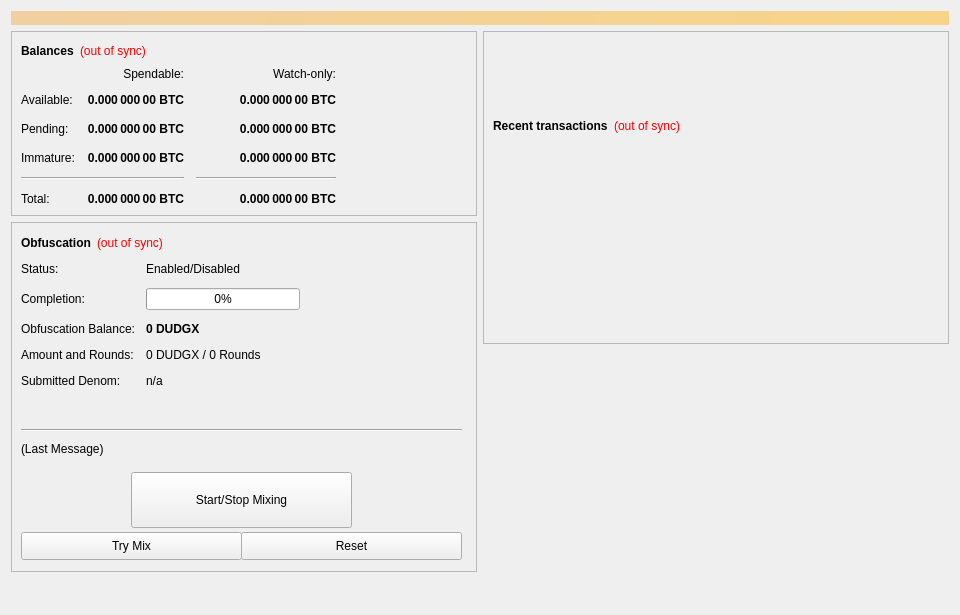
<?xml version="1.0" encoding="UTF-8"?>
<ui version="4.0">
 <class>OverviewPage</class>
 <widget class="QWidget" name="OverviewPage">
  <property name="geometry">
   <rect>
    <x>0</x>
    <y>0</y>
    <width>960</width>
    <height>615</height>
   </rect>
  </property>
  <property name="minimumSize">
   <size>
    <width>960</width>
    <height>0</height>
   </size>
  </property>
  <property name="windowTitle">
   <string>Form</string>
  </property>
  <layout class="QVBoxLayout" name="topLayout">
   <item>
    <widget class="QLabel" name="labelAlerts">
     <property name="visible">
      <bool>false</bool>
     </property>
     <property name="styleSheet">
      <string notr="true">background-color: qlineargradient(x1: 0, y1: 0, x2: 1, y2: 0, stop:0 #F0D0A0, stop:1 #F8D488); color:#000000;</string>
     </property>
     <property name="wordWrap">
      <bool>true</bool>
     </property>
     <property name="margin">
      <number>3</number>
     </property>
    </widget>
   </item>
   <item>
    <layout class="QHBoxLayout" name="horizontalLayout" stretch="1,1">
     <item>
      <layout class="QVBoxLayout" name="verticalLayout_2">
       <item>
        <widget class="QFrame" name="frame">
         <property name="frameShape">
          <enum>QFrame::StyledPanel</enum>
         </property>
         <property name="frameShadow">
          <enum>QFrame::Raised</enum>
         </property>
         <layout class="QVBoxLayout" name="verticalLayout_4">
          <item>
           <layout class="QHBoxLayout" name="horizontalLayout_4">
            <item>
             <widget class="QLabel" name="label_5">
              <property name="font">
               <font>
                <weight>75</weight>
                <bold>true</bold>
               </font>
              </property>
              <property name="text">
               <string>Balances</string>
              </property>
             </widget>
            </item>
            <item>
             <widget class="QLabel" name="labelWalletStatus">
              <property name="cursor">
               <cursorShape>WhatsThisCursor</cursorShape>
              </property>
              <property name="toolTip">
               <string>The displayed information may be out of date. Your wallet automatically synchronizes with the Dudgx network after a connection is established, but this process has not completed yet.</string>
              </property>
              <property name="styleSheet">
               <string notr="true">QLabel { color: red; }</string>
              </property>
              <property name="text">
               <string notr="true">(out of sync)</string>
              </property>
              <property name="alignment">
               <set>Qt::AlignLeading|Qt::AlignLeft|Qt::AlignVCenter</set>
              </property>
             </widget>
            </item>
            <item>
             <spacer name="horizontalSpacer_3">
              <property name="orientation">
               <enum>Qt::Horizontal</enum>
              </property>
              <property name="sizeHint" stdset="0">
               <size>
                <width>40</width>
                <height>20</height>
               </size>
              </property>
             </spacer>
            </item>
           </layout>
          </item>
          <item>
           <layout class="QGridLayout" name="gridLayout">
            <property name="spacing">
             <number>12</number>
            </property>
            <item row="2" column="2">
             <widget class="QLabel" name="labelWatchPending">
              <property name="font">
               <font>
                <weight>75</weight>
                <bold>true</bold>
               </font>
              </property>
              <property name="cursor">
               <cursorShape>IBeamCursor</cursorShape>
              </property>
              <property name="toolTip">
               <string>Unconfirmed transactions to watch-only addresses</string>
              </property>
              <property name="text">
               <string notr="true">0.000 000 00 BTC</string>
              </property>
              <property name="alignment">
               <set>Qt::AlignRight|Qt::AlignTrailing|Qt::AlignVCenter</set>
              </property>
              <property name="textInteractionFlags">
               <set>Qt::LinksAccessibleByMouse|Qt::TextSelectableByKeyboard|Qt::TextSelectableByMouse</set>
              </property>
             </widget>
            </item>
            <item row="2" column="1">
             <widget class="QLabel" name="labelUnconfirmed">
              <property name="font">
               <font>
                <weight>75</weight>
                <bold>true</bold>
               </font>
              </property>
              <property name="cursor">
               <cursorShape>IBeamCursor</cursorShape>
              </property>
              <property name="toolTip">
               <string>Total of transactions that have yet to be confirmed, and do not yet count toward the spendable balance</string>
              </property>
              <property name="text">
               <string notr="true">0.000 000 00 BTC</string>
              </property>
              <property name="alignment">
               <set>Qt::AlignRight|Qt::AlignTrailing|Qt::AlignVCenter</set>
              </property>
              <property name="textInteractionFlags">
               <set>Qt::LinksAccessibleByMouse|Qt::TextSelectableByKeyboard|Qt::TextSelectableByMouse</set>
              </property>
             </widget>
            </item>
            <item row="3" column="2">
             <widget class="QLabel" name="labelWatchImmature">
              <property name="font">
               <font>
                <weight>75</weight>
                <bold>true</bold>
               </font>
              </property>
              <property name="cursor">
               <cursorShape>IBeamCursor</cursorShape>
              </property>
              <property name="toolTip">
               <string>Staked or masternode rewards in watch-only addresses that has not yet matured</string>
              </property>
              <property name="text">
               <string notr="true">0.000 000 00 BTC</string>
              </property>
              <property name="alignment">
               <set>Qt::AlignRight|Qt::AlignTrailing|Qt::AlignVCenter</set>
              </property>
              <property name="textInteractionFlags">
               <set>Qt::LinksAccessibleByMouse|Qt::TextSelectableByKeyboard|Qt::TextSelectableByMouse</set>
              </property>
             </widget>
            </item>
            <item row="4" column="0" colspan="2">
             <widget class="Line" name="lineSpendableBalance">
              <property name="orientation">
               <enum>Qt::Horizontal</enum>
              </property>
             </widget>
            </item>
            <item row="4" column="2">
             <widget class="Line" name="lineWatchBalance">
              <property name="sizePolicy">
               <sizepolicy hsizetype="Preferred" vsizetype="Fixed">
                <horstretch>0</horstretch>
                <verstretch>0</verstretch>
               </sizepolicy>
              </property>
              <property name="minimumSize">
               <size>
                <width>140</width>
                <height>0</height>
               </size>
              </property>
              <property name="orientation">
               <enum>Qt::Horizontal</enum>
              </property>
             </widget>
            </item>
            <item row="5" column="0">
             <widget class="QLabel" name="labelTotalText">
              <property name="text">
               <string>Total:</string>
              </property>
             </widget>
            </item>
            <item row="3" column="1">
             <widget class="QLabel" name="labelImmature">
              <property name="font">
               <font>
                <weight>75</weight>
                <bold>true</bold>
               </font>
              </property>
              <property name="cursor">
               <cursorShape>IBeamCursor</cursorShape>
              </property>
              <property name="toolTip">
               <string>Staked or masternode rewards that has not yet matured</string>
              </property>
              <property name="text">
               <string notr="true">0.000 000 00 BTC</string>
              </property>
              <property name="alignment">
               <set>Qt::AlignRight|Qt::AlignTrailing|Qt::AlignVCenter</set>
              </property>
              <property name="textInteractionFlags">
               <set>Qt::LinksAccessibleByMouse|Qt::TextSelectableByKeyboard|Qt::TextSelectableByMouse</set>
              </property>
             </widget>
            </item>
            <item row="2" column="3">
             <spacer name="horizontalSpacer_2">
              <property name="orientation">
               <enum>Qt::Horizontal</enum>
              </property>
              <property name="sizeHint" stdset="0">
               <size>
                <width>40</width>
                <height>20</height>
               </size>
              </property>
             </spacer>
            </item>
            <item row="3" column="0">
             <widget class="QLabel" name="labelImmatureText">
              <property name="text">
               <string>Immature:</string>
              </property>
             </widget>
            </item>
            <item row="5" column="1">
             <widget class="QLabel" name="labelTotal">
              <property name="font">
               <font>
                <weight>75</weight>
                <bold>true</bold>
               </font>
              </property>
              <property name="cursor">
               <cursorShape>IBeamCursor</cursorShape>
              </property>
              <property name="toolTip">
               <string>Your current total balance</string>
              </property>
              <property name="text">
               <string notr="true">0.000 000 00 BTC</string>
              </property>
              <property name="alignment">
               <set>Qt::AlignRight|Qt::AlignTrailing|Qt::AlignVCenter</set>
              </property>
              <property name="textInteractionFlags">
               <set>Qt::LinksAccessibleByMouse|Qt::TextSelectableByKeyboard|Qt::TextSelectableByMouse</set>
              </property>
             </widget>
            </item>
            <item row="5" column="2">
             <widget class="QLabel" name="labelWatchTotal">
              <property name="font">
               <font>
                <weight>75</weight>
                <bold>true</bold>
               </font>
              </property>
              <property name="cursor">
               <cursorShape>IBeamCursor</cursorShape>
              </property>
              <property name="toolTip">
               <string>Current total balance in watch-only addresses</string>
              </property>
              <property name="text">
               <string notr="true">0.000 000 00 BTC</string>
              </property>
              <property name="alignment">
               <set>Qt::AlignRight|Qt::AlignTrailing|Qt::AlignVCenter</set>
              </property>
              <property name="textInteractionFlags">
               <set>Qt::LinksAccessibleByMouse|Qt::TextSelectableByKeyboard|Qt::TextSelectableByMouse</set>
              </property>
             </widget>
            </item>
            <item row="0" column="2">
             <widget class="QLabel" name="labelWatchonly">
              <property name="text">
               <string>Watch-only:</string>
              </property>
              <property name="alignment">
               <set>Qt::AlignRight|Qt::AlignTrailing|Qt::AlignVCenter</set>
              </property>
             </widget>
            </item>
            <item row="1" column="0">
             <widget class="QLabel" name="labelBalanceText">
              <property name="text">
               <string>Available:</string>
              </property>
             </widget>
            </item>
            <item row="1" column="1">
             <widget class="QLabel" name="labelBalance">
              <property name="font">
               <font>
                <weight>75</weight>
                <bold>true</bold>
               </font>
              </property>
              <property name="cursor">
               <cursorShape>IBeamCursor</cursorShape>
              </property>
              <property name="toolTip">
               <string>Your current spendable balance</string>
              </property>
              <property name="text">
               <string notr="true">0.000 000 00 BTC</string>
              </property>
              <property name="alignment">
               <set>Qt::AlignRight|Qt::AlignTrailing|Qt::AlignVCenter</set>
              </property>
              <property name="textInteractionFlags">
               <set>Qt::LinksAccessibleByMouse|Qt::TextSelectableByKeyboard|Qt::TextSelectableByMouse</set>
              </property>
             </widget>
            </item>
            <item row="1" column="2">
             <widget class="QLabel" name="labelWatchAvailable">
              <property name="font">
               <font>
                <weight>75</weight>
                <bold>true</bold>
               </font>
              </property>
              <property name="cursor">
               <cursorShape>IBeamCursor</cursorShape>
              </property>
              <property name="toolTip">
               <string>Your current balance in watch-only addresses</string>
              </property>
              <property name="text">
               <string notr="true">0.000 000 00 BTC</string>
              </property>
              <property name="alignment">
               <set>Qt::AlignRight|Qt::AlignTrailing|Qt::AlignVCenter</set>
              </property>
              <property name="textInteractionFlags">
               <set>Qt::LinksAccessibleByMouse|Qt::TextSelectableByKeyboard|Qt::TextSelectableByMouse</set>
              </property>
             </widget>
            </item>
            <item row="2" column="0">
             <widget class="QLabel" name="labelPendingText">
              <property name="text">
               <string>Pending:</string>
              </property>
             </widget>
            </item>
            <item row="0" column="1">
             <widget class="QLabel" name="labelSpendable">
              <property name="text">
               <string>Spendable:</string>
              </property>
              <property name="alignment">
               <set>Qt::AlignRight|Qt::AlignTrailing|Qt::AlignVCenter</set>
              </property>
             </widget>
            </item>
           </layout>
          </item>
         </layout>
        </widget>
       </item>
       <item>
        <widget class="QFrame" name="frameObfuscation">
         <property name="minimumSize">
          <size>
           <width>0</width>
           <height>350</height>
          </size>
         </property>
         <property name="layoutDirection">
          <enum>Qt::LeftToRight</enum>
         </property>
         <property name="frameShape">
          <enum>QFrame::StyledPanel</enum>
         </property>
         <property name="frameShadow">
          <enum>QFrame::Raised</enum>
         </property>
         <widget class="QWidget" name="formLayoutWidget">
          <property name="geometry">
           <rect>
            <x>10</x>
            <y>40</y>
            <width>451</width>
            <height>161</height>
           </rect>
          </property>
          <layout class="QFormLayout" name="formLayout">
           <property name="fieldGrowthPolicy">
            <enum>QFormLayout::AllNonFixedFieldsGrow</enum>
           </property>
           <property name="horizontalSpacing">
            <number>11</number>
           </property>
           <property name="verticalSpacing">
            <number>12</number>
           </property>
           <item row="0" column="0">
            <widget class="QLabel" name="label_6">
             <property name="text">
              <string>Status:</string>
             </property>
            </widget>
           </item>
           <item row="1" column="0">
            <widget class="QLabel" name="label_7">
             <property name="text">
              <string>Completion:</string>
             </property>
            </widget>
           </item>
           <item row="1" column="1">
            <widget class="QProgressBar" name="obfuscationProgress">
             <property name="maximumSize">
              <size>
               <width>154</width>
               <height>16777215</height>
              </size>
             </property>
             <property name="value">
              <number>0</number>
             </property>
            </widget>
           </item>
           <item row="2" column="0">
            <widget class="QLabel" name="labelAnonymizedText">
             <property name="text">
              <string>Obfuscation Balance:</string>
             </property>
            </widget>
           </item>
           <item row="2" column="1">
            <widget class="QLabel" name="labelAnonymized">
             <property name="font">
              <font>
               <weight>75</weight>
               <bold>true</bold>
              </font>
             </property>
             <property name="text">
              <string notr="true">0 DUDGX</string>
             </property>
            </widget>
           </item>
           <item row="3" column="0">
            <widget class="QLabel" name="label_8">
             <property name="text">
              <string>Amount and Rounds:</string>
             </property>
            </widget>
           </item>
           <item row="3" column="1">
            <widget class="QLabel" name="labelAmountRounds">
             <property name="text">
              <string>0 DUDGX / 0 Rounds</string>
             </property>
            </widget>
           </item>
           <item row="4" column="0">
            <widget class="QLabel" name="label_9">
             <property name="text">
              <string>Submitted Denom:</string>
             </property>
            </widget>
           </item>
           <item row="4" column="1">
            <widget class="QLabel" name="labelSubmittedDenom">
             <property name="toolTip">
              <string>The denominations you submitted to the Masternode.&lt;br&gt;To mix, other users must submit the exact same denominations.</string>
             </property>
             <property name="text">
              <string>n/a</string>
             </property>
            </widget>
           </item>
           <item row="0" column="1">
            <widget class="QLabel" name="obfuscationEnabled">
             <property name="text">
              <string>Enabled/Disabled</string>
             </property>
            </widget>
           </item>
          </layout>
         </widget>
         <widget class="QPushButton" name="runAutoDenom">
          <property name="geometry">
           <rect>
            <x>251</x>
            <y>17</y>
            <width>1</width>
            <height>1</height>
           </rect>
          </property>
          <property name="palette">
           <palette>
            <active>
             <colorrole role="WindowText">
              <brush brushstyle="SolidPattern">
               <color alpha="255">
                <red>0</red>
                <green>0</green>
                <blue>0</blue>
               </color>
              </brush>
             </colorrole>
             <colorrole role="Button">
              <brush brushstyle="SolidPattern">
               <color alpha="255">
                <red>239</red>
                <green>238</green>
                <blue>238</blue>
               </color>
              </brush>
             </colorrole>
             <colorrole role="Light">
              <brush brushstyle="SolidPattern">
               <color alpha="255">
                <red>255</red>
                <green>255</green>
                <blue>255</blue>
               </color>
              </brush>
             </colorrole>
             <colorrole role="Midlight">
              <brush brushstyle="SolidPattern">
               <color alpha="255">
                <red>247</red>
                <green>246</green>
                <blue>246</blue>
               </color>
              </brush>
             </colorrole>
             <colorrole role="Dark">
              <brush brushstyle="SolidPattern">
               <color alpha="255">
                <red>119</red>
                <green>119</green>
                <blue>119</blue>
               </color>
              </brush>
             </colorrole>
             <colorrole role="Mid">
              <brush brushstyle="SolidPattern">
               <color alpha="255">
                <red>159</red>
                <green>159</green>
                <blue>159</blue>
               </color>
              </brush>
             </colorrole>
             <colorrole role="Text">
              <brush brushstyle="SolidPattern">
               <color alpha="255">
                <red>0</red>
                <green>0</green>
                <blue>0</blue>
               </color>
              </brush>
             </colorrole>
             <colorrole role="BrightText">
              <brush brushstyle="SolidPattern">
               <color alpha="255">
                <red>255</red>
                <green>255</green>
                <blue>255</blue>
               </color>
              </brush>
             </colorrole>
             <colorrole role="ButtonText">
              <brush brushstyle="SolidPattern">
               <color alpha="255">
                <red>0</red>
                <green>0</green>
                <blue>0</blue>
               </color>
              </brush>
             </colorrole>
             <colorrole role="Base">
              <brush brushstyle="SolidPattern">
               <color alpha="255">
                <red>255</red>
                <green>255</green>
                <blue>255</blue>
               </color>
              </brush>
             </colorrole>
             <colorrole role="Window">
              <brush brushstyle="SolidPattern">
               <color alpha="255">
                <red>239</red>
                <green>238</green>
                <blue>238</blue>
               </color>
              </brush>
             </colorrole>
             <colorrole role="Shadow">
              <brush brushstyle="SolidPattern">
               <color alpha="255">
                <red>0</red>
                <green>0</green>
                <blue>0</blue>
               </color>
              </brush>
             </colorrole>
             <colorrole role="AlternateBase">
              <brush brushstyle="SolidPattern">
               <color alpha="255">
                <red>247</red>
                <green>246</green>
                <blue>246</blue>
               </color>
              </brush>
             </colorrole>
             <colorrole role="ToolTipBase">
              <brush brushstyle="SolidPattern">
               <color alpha="255">
                <red>255</red>
                <green>255</green>
                <blue>220</blue>
               </color>
              </brush>
             </colorrole>
             <colorrole role="ToolTipText">
              <brush brushstyle="SolidPattern">
               <color alpha="255">
                <red>0</red>
                <green>0</green>
                <blue>0</blue>
               </color>
              </brush>
             </colorrole>
            </active>
            <inactive>
             <colorrole role="WindowText">
              <brush brushstyle="SolidPattern">
               <color alpha="255">
                <red>0</red>
                <green>0</green>
                <blue>0</blue>
               </color>
              </brush>
             </colorrole>
             <colorrole role="Button">
              <brush brushstyle="SolidPattern">
               <color alpha="255">
                <red>239</red>
                <green>238</green>
                <blue>238</blue>
               </color>
              </brush>
             </colorrole>
             <colorrole role="Light">
              <brush brushstyle="SolidPattern">
               <color alpha="255">
                <red>255</red>
                <green>255</green>
                <blue>255</blue>
               </color>
              </brush>
             </colorrole>
             <colorrole role="Midlight">
              <brush brushstyle="SolidPattern">
               <color alpha="255">
                <red>247</red>
                <green>246</green>
                <blue>246</blue>
               </color>
              </brush>
             </colorrole>
             <colorrole role="Dark">
              <brush brushstyle="SolidPattern">
               <color alpha="255">
                <red>119</red>
                <green>119</green>
                <blue>119</blue>
               </color>
              </brush>
             </colorrole>
             <colorrole role="Mid">
              <brush brushstyle="SolidPattern">
               <color alpha="255">
                <red>159</red>
                <green>159</green>
                <blue>159</blue>
               </color>
              </brush>
             </colorrole>
             <colorrole role="Text">
              <brush brushstyle="SolidPattern">
               <color alpha="255">
                <red>0</red>
                <green>0</green>
                <blue>0</blue>
               </color>
              </brush>
             </colorrole>
             <colorrole role="BrightText">
              <brush brushstyle="SolidPattern">
               <color alpha="255">
                <red>255</red>
                <green>255</green>
                <blue>255</blue>
               </color>
              </brush>
             </colorrole>
             <colorrole role="ButtonText">
              <brush brushstyle="SolidPattern">
               <color alpha="255">
                <red>0</red>
                <green>0</green>
                <blue>0</blue>
               </color>
              </brush>
             </colorrole>
             <colorrole role="Base">
              <brush brushstyle="SolidPattern">
               <color alpha="255">
                <red>255</red>
                <green>255</green>
                <blue>255</blue>
               </color>
              </brush>
             </colorrole>
             <colorrole role="Window">
              <brush brushstyle="SolidPattern">
               <color alpha="255">
                <red>239</red>
                <green>238</green>
                <blue>238</blue>
               </color>
              </brush>
             </colorrole>
             <colorrole role="Shadow">
              <brush brushstyle="SolidPattern">
               <color alpha="255">
                <red>0</red>
                <green>0</green>
                <blue>0</blue>
               </color>
              </brush>
             </colorrole>
             <colorrole role="AlternateBase">
              <brush brushstyle="SolidPattern">
               <color alpha="255">
                <red>247</red>
                <green>246</green>
                <blue>246</blue>
               </color>
              </brush>
             </colorrole>
             <colorrole role="ToolTipBase">
              <brush brushstyle="SolidPattern">
               <color alpha="255">
                <red>255</red>
                <green>255</green>
                <blue>220</blue>
               </color>
              </brush>
             </colorrole>
             <colorrole role="ToolTipText">
              <brush brushstyle="SolidPattern">
               <color alpha="255">
                <red>0</red>
                <green>0</green>
                <blue>0</blue>
               </color>
              </brush>
             </colorrole>
            </inactive>
            <disabled>
             <colorrole role="WindowText">
              <brush brushstyle="SolidPattern">
               <color alpha="255">
                <red>119</red>
                <green>119</green>
                <blue>119</blue>
               </color>
              </brush>
             </colorrole>
             <colorrole role="Button">
              <brush brushstyle="SolidPattern">
               <color alpha="255">
                <red>239</red>
                <green>238</green>
                <blue>238</blue>
               </color>
              </brush>
             </colorrole>
             <colorrole role="Light">
              <brush brushstyle="SolidPattern">
               <color alpha="255">
                <red>255</red>
                <green>255</green>
                <blue>255</blue>
               </color>
              </brush>
             </colorrole>
             <colorrole role="Midlight">
              <brush brushstyle="SolidPattern">
               <color alpha="255">
                <red>247</red>
                <green>246</green>
                <blue>246</blue>
               </color>
              </brush>
             </colorrole>
             <colorrole role="Dark">
              <brush brushstyle="SolidPattern">
               <color alpha="255">
                <red>119</red>
                <green>119</green>
                <blue>119</blue>
               </color>
              </brush>
             </colorrole>
             <colorrole role="Mid">
              <brush brushstyle="SolidPattern">
               <color alpha="255">
                <red>159</red>
                <green>159</green>
                <blue>159</blue>
               </color>
              </brush>
             </colorrole>
             <colorrole role="Text">
              <brush brushstyle="SolidPattern">
               <color alpha="255">
                <red>119</red>
                <green>119</green>
                <blue>119</blue>
               </color>
              </brush>
             </colorrole>
             <colorrole role="BrightText">
              <brush brushstyle="SolidPattern">
               <color alpha="255">
                <red>255</red>
                <green>255</green>
                <blue>255</blue>
               </color>
              </brush>
             </colorrole>
             <colorrole role="ButtonText">
              <brush brushstyle="SolidPattern">
               <color alpha="255">
                <red>119</red>
                <green>119</green>
                <blue>119</blue>
               </color>
              </brush>
             </colorrole>
             <colorrole role="Base">
              <brush brushstyle="SolidPattern">
               <color alpha="255">
                <red>239</red>
                <green>238</green>
                <blue>238</blue>
               </color>
              </brush>
             </colorrole>
             <colorrole role="Window">
              <brush brushstyle="SolidPattern">
               <color alpha="255">
                <red>239</red>
                <green>238</green>
                <blue>238</blue>
               </color>
              </brush>
             </colorrole>
             <colorrole role="Shadow">
              <brush brushstyle="SolidPattern">
               <color alpha="255">
                <red>0</red>
                <green>0</green>
                <blue>0</blue>
               </color>
              </brush>
             </colorrole>
             <colorrole role="AlternateBase">
              <brush brushstyle="SolidPattern">
               <color alpha="255">
                <red>239</red>
                <green>238</green>
                <blue>238</blue>
               </color>
              </brush>
             </colorrole>
             <colorrole role="ToolTipBase">
              <brush brushstyle="SolidPattern">
               <color alpha="255">
                <red>255</red>
                <green>255</green>
                <blue>220</blue>
               </color>
              </brush>
             </colorrole>
             <colorrole role="ToolTipText">
              <brush brushstyle="SolidPattern">
               <color alpha="255">
                <red>0</red>
                <green>0</green>
                <blue>0</blue>
               </color>
              </brush>
             </colorrole>
            </disabled>
           </palette>
          </property>
          <property name="focusPolicy">
           <enum>Qt::NoFocus</enum>
          </property>
          <property name="autoFillBackground">
           <bool>true</bool>
          </property>
          <property name="text">
           <string/>
          </property>
          <property name="flat">
           <bool>true</bool>
          </property>
         </widget>
         <widget class="QPushButton" name="toggleObfuscation">
          <property name="geometry">
           <rect>
            <x>120</x>
            <y>250</y>
            <width>221</width>
            <height>56</height>
           </rect>
          </property>
          <property name="sizePolicy">
           <sizepolicy hsizetype="MinimumExpanding" vsizetype="Fixed">
            <horstretch>0</horstretch>
            <verstretch>0</verstretch>
           </sizepolicy>
          </property>
          <property name="text">
           <string>Start/Stop Mixing</string>
          </property>
         </widget>
         <widget class="Line" name="lineLastMessage">
          <property name="geometry">
           <rect>
            <x>10</x>
            <y>200</y>
            <width>441</width>
            <height>16</height>
           </rect>
          </property>
          <property name="orientation">
           <enum>Qt::Horizontal</enum>
          </property>
         </widget>
         <widget class="QLabel" name="obfuscationStatus">
          <property name="geometry">
           <rect>
            <x>10</x>
            <y>220</y>
            <width>451</width>
            <height>61</height>
           </rect>
          </property>
          <property name="minimumSize">
           <size>
            <width>288</width>
            <height>43</height>
           </size>
          </property>
          <property name="text">
           <string>(Last Message)</string>
          </property>
          <property name="alignment">
           <set>Qt::AlignLeading|Qt::AlignLeft|Qt::AlignTop</set>
          </property>
          <property name="wordWrap">
           <bool>true</bool>
          </property>
         </widget>
         <widget class="QPushButton" name="obfuscationAuto">
          <property name="geometry">
           <rect>
            <x>10</x>
            <y>310</y>
            <width>221</width>
            <height>28</height>
           </rect>
          </property>
          <property name="sizePolicy">
           <sizepolicy hsizetype="MinimumExpanding" vsizetype="Fixed">
            <horstretch>0</horstretch>
            <verstretch>0</verstretch>
           </sizepolicy>
          </property>
          <property name="toolTip">
           <string>Try to manually submit a Obfuscation request.</string>
          </property>
          <property name="text">
           <string>Try Mix</string>
          </property>
         </widget>
         <widget class="QPushButton" name="obfuscationReset">
          <property name="geometry">
           <rect>
            <x>230</x>
            <y>310</y>
            <width>221</width>
            <height>28</height>
           </rect>
          </property>
          <property name="sizePolicy">
           <sizepolicy hsizetype="MinimumExpanding" vsizetype="Fixed">
            <horstretch>0</horstretch>
            <verstretch>0</verstretch>
           </sizepolicy>
          </property>
          <property name="toolTip">
           <string>Reset the current status of Obfuscation (can interrupt Obfuscation if it's in the process of Mixing, which can cost you money!)</string>
          </property>
          <property name="autoFillBackground">
           <bool>false</bool>
          </property>
          <property name="text">
           <string>Reset</string>
          </property>
         </widget>
         <widget class="QWidget" name="layoutWidget">
          <property name="geometry">
           <rect>
            <x>10</x>
            <y>10</y>
            <width>431</width>
            <height>22</height>
           </rect>
          </property>
          <layout class="QHBoxLayout" name="horizontalLayout_5">
           <item>
            <widget class="QLabel" name="label_2">
             <property name="font">
              <font>
               <weight>75</weight>
               <bold>true</bold>
              </font>
             </property>
             <property name="text">
              <string>Obfuscation</string>
             </property>
            </widget>
           </item>
           <item>
            <widget class="QLabel" name="labelObfuscationSyncStatus">
             <property name="toolTip">
              <string>The displayed information may be out of date. Your wallet automatically synchronizes with the Dudgx network after a connection is established, but this process has not completed yet.</string>
             </property>
             <property name="styleSheet">
              <string notr="true">QLabel { color: red; }</string>
             </property>
             <property name="text">
              <string notr="true">(out of sync)</string>
             </property>
             <property name="alignment">
              <set>Qt::AlignLeading|Qt::AlignLeft|Qt::AlignVCenter</set>
             </property>
            </widget>
           </item>
           <item>
            <spacer name="horizontalSpacer_4">
             <property name="orientation">
              <enum>Qt::Horizontal</enum>
             </property>
             <property name="sizeHint" stdset="0">
              <size>
               <width>40</width>
               <height>20</height>
              </size>
             </property>
            </spacer>
           </item>
          </layout>
         </widget>
        </widget>
       </item>
       <item>
        <spacer name="verticalSpacer">
         <property name="orientation">
          <enum>Qt::Vertical</enum>
         </property>
         <property name="sizeHint" stdset="0">
          <size>
           <width>20</width>
           <height>40</height>
          </size>
         </property>
        </spacer>
       </item>
      </layout>
     </item>
     <item>
      <layout class="QVBoxLayout" name="verticalLayout_3">
       <item>
        <widget class="QFrame" name="frame_2">
         <property name="frameShape">
          <enum>QFrame::StyledPanel</enum>
         </property>
         <property name="frameShadow">
          <enum>QFrame::Raised</enum>
         </property>
         <layout class="QVBoxLayout" name="verticalLayout">
          <item>
           <spacer name="verticalSpacer_3">
            <property name="orientation">
             <enum>Qt::Vertical</enum>
            </property>
            <property name="sizeType">
             <enum>QSizePolicy::Fixed</enum>
            </property>
            <property name="sizeHint" stdset="0">
             <size>
              <width>20</width>
              <height>75</height>
             </size>
            </property>
           </spacer>
          </item>
          <item>
           <layout class="QHBoxLayout" name="horizontalLayout_2">
            <item>
             <widget class="QLabel" name="label_4">
              <property name="font">
               <font>
                <weight>75</weight>
                <bold>true</bold>
               </font>
              </property>
              <property name="text">
               <string>Recent transactions</string>
              </property>
             </widget>
            </item>
            <item>
             <widget class="QLabel" name="labelTransactionsStatus">
              <property name="cursor">
               <cursorShape>WhatsThisCursor</cursorShape>
              </property>
              <property name="toolTip">
               <string>The displayed information may be out of date. Your wallet automatically synchronizes with the Dudgx network after a connection is established, but this process has not completed yet.</string>
              </property>
              <property name="styleSheet">
               <string notr="true">QLabel { color: red; }</string>
              </property>
              <property name="text">
               <string notr="true">(out of sync)</string>
              </property>
              <property name="alignment">
               <set>Qt::AlignRight|Qt::AlignTrailing|Qt::AlignVCenter</set>
              </property>
             </widget>
            </item>
            <item>
             <spacer name="horizontalSpacer">
              <property name="orientation">
               <enum>Qt::Horizontal</enum>
              </property>
              <property name="sizeHint" stdset="0">
               <size>
                <width>40</width>
                <height>20</height>
               </size>
              </property>
             </spacer>
            </item>
           </layout>
          </item>
          <item>
           <widget class="QListView" name="listTransactions">
            <property name="styleSheet">
             <string notr="true">QListView { background: transparent; }</string>
            </property>
            <property name="frameShape">
             <enum>QFrame::NoFrame</enum>
            </property>
            <property name="verticalScrollBarPolicy">
             <enum>Qt::ScrollBarAlwaysOff</enum>
            </property>
            <property name="horizontalScrollBarPolicy">
             <enum>Qt::ScrollBarAlwaysOff</enum>
            </property>
            <property name="selectionMode">
             <enum>QAbstractItemView::NoSelection</enum>
            </property>
           </widget>
          </item>
         </layout>
        </widget>
       </item>
       <item>
        <spacer name="verticalSpacer_2">
         <property name="orientation">
          <enum>Qt::Vertical</enum>
         </property>
         <property name="sizeType">
          <enum>QSizePolicy::Expanding</enum>
         </property>
         <property name="sizeHint" stdset="0">
          <size>
           <width>20</width>
           <height>40</height>
          </size>
         </property>
        </spacer>
       </item>
      </layout>
     </item>
    </layout>
   </item>
  </layout>
 </widget>
 <resources/>
 <connections/>
</ui>
